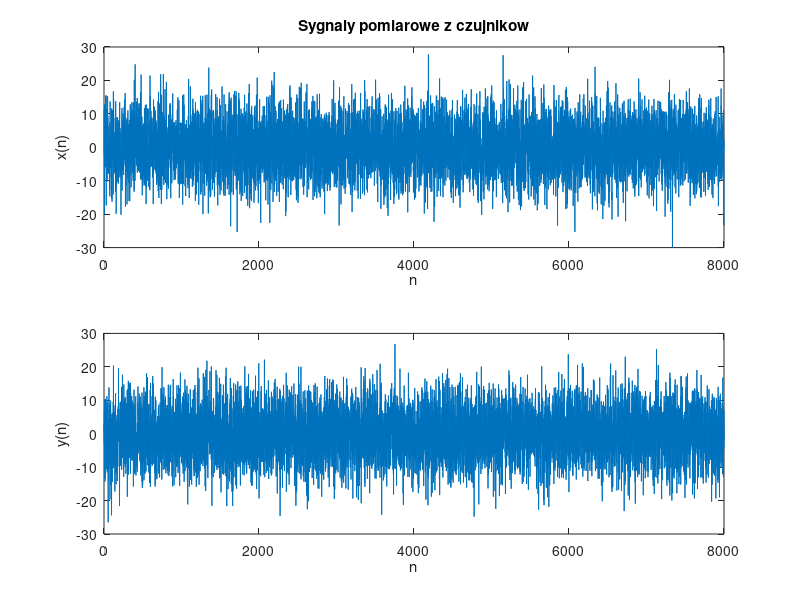

Reproduce this figure in MATLAB. (Note: this script raises an error after producing the figure.)
% Malgorzata Targan
% 131420   
% laboratorium 2

clear all
close all

N = 8000;
A = 50
n = 0:N-1;
d = 2;
seg = 20;

n1 = sqrt(A)*randn(1,N);
n2 = sqrt(A)*randn(1,N);

s = sin(0.1*pi*n);

x = s+n1;

y = n2;

y(d+1:end) = y(d+1:end)+s(1:end-d);

figure()
subplot(2,1,1)
plot(x)
title('Sygnaly pomiarowe z czujnikow')
ylabel('x(n)'); 
xlabel('n');
subplot(2,1,2)
plot(y)
ylabel('y(n)'); 
xlabel('n');

%gestosc widmowa mocy
[Pyy]=pds2(y,y,seg,1,0.75);
Psum = sum(Pyy)/seg

figure
subplot(1,3,1);

bar([0:seg-1]/seg,Pyy); 
ylabel('Pyy(v)'); 
xlabel('v(Hz-s)'); 

axis([0,0.5,0,max(Pyy)]);

subplot(1,3,2);

[Pxx]=pds2(x,x,seg,1,0.75);
Psum = sum(Pxx)/seg

bar([0:seg-1]/seg,Pxx); 
ylabel('Pxx(v)'); 
xlabel('v(Hz-s)'); 
axis([0,0.5,0,max(Pyy)]);

[Pxy]=pds2(x,y,seg,1,0.75);

koh = (abs(Pxy).^2)./(Pxx.*Pyy);

subplot(1,3,3)
bar([0:seg-1]/seg,koh); 
ylabel('\Gamma^2_x(v)'); 
xlabel('v(Hz-s)'); 
xlim([0,0.5]);



